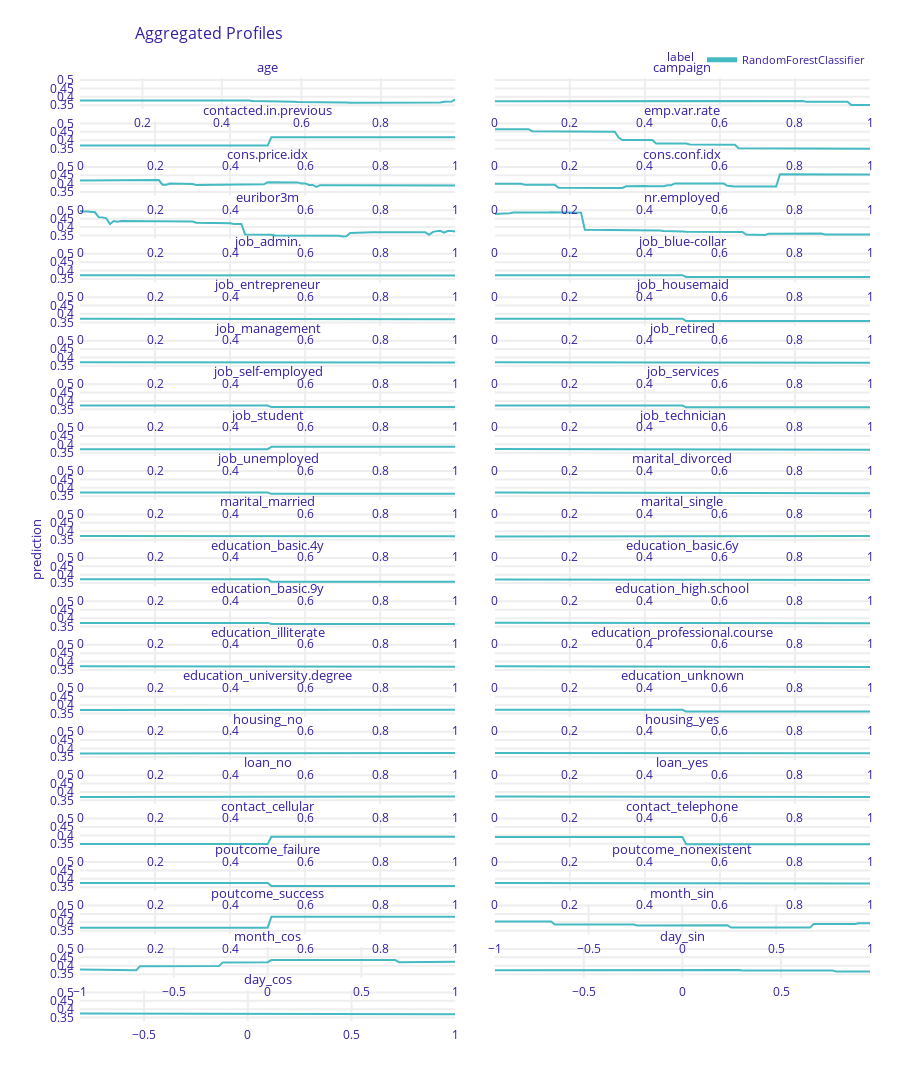

Notebook code cell kept with this figure:
### Markdown cell above
# Ceteris paribus plots
It shows average probability prediction for individual variable.

### Code cell
pdp = explainer.model_profile()
pdp.plot()
